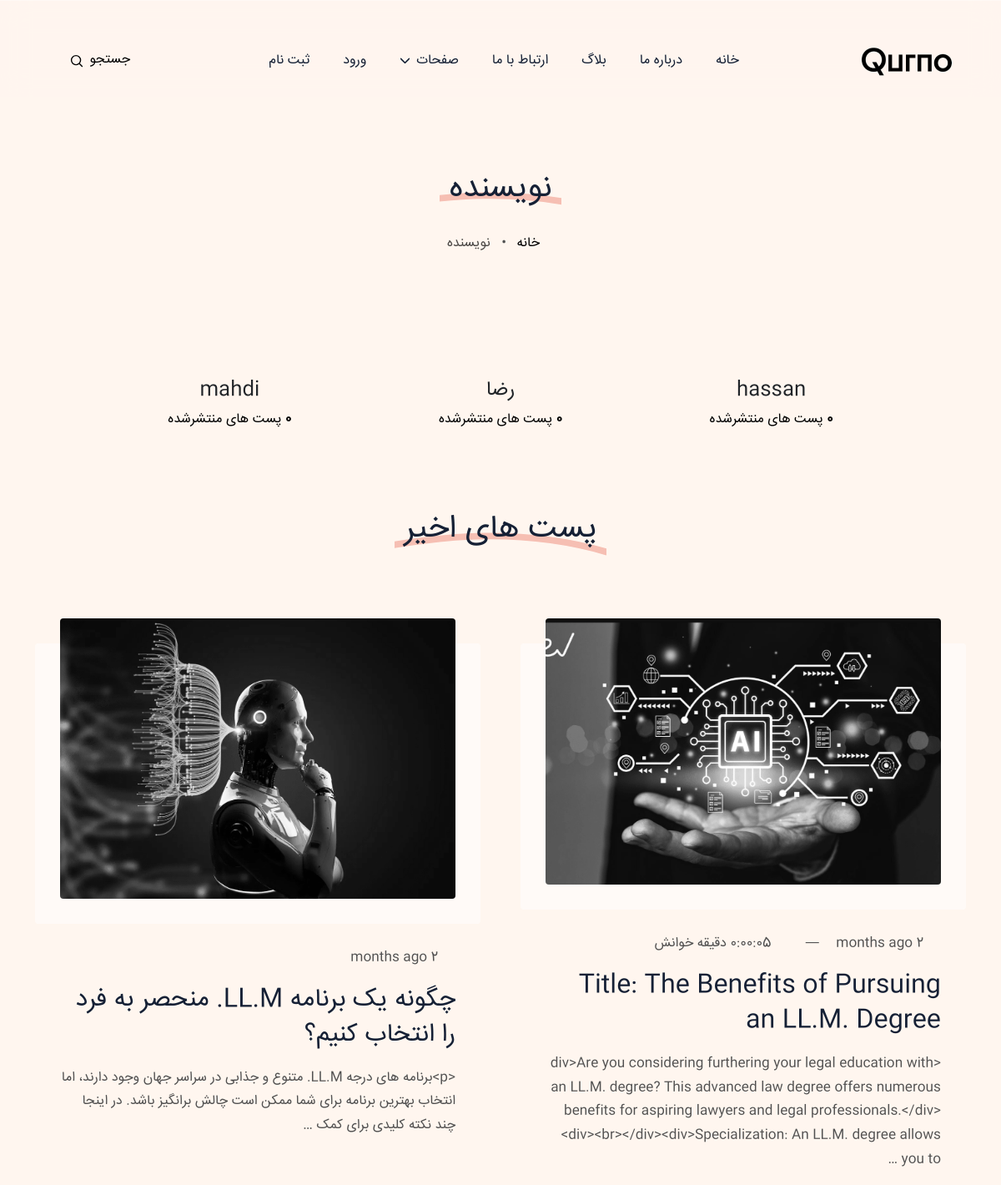
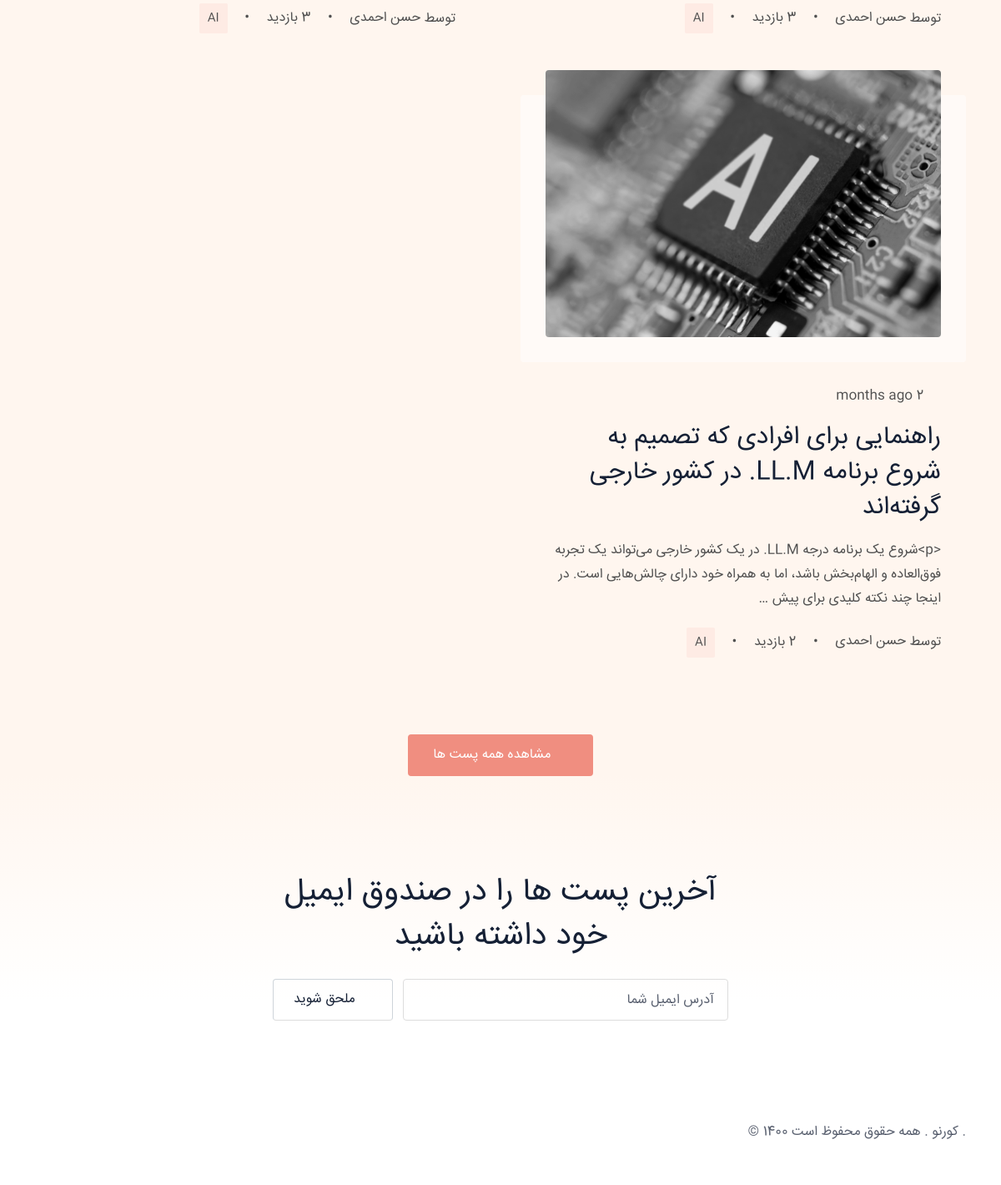
Page /blog/author/ on the committed database (2 pictures, top to bottom).
### blog/models.py (models this page shows, shortened)
class Post(models.Model):
    image = models.ImageField(upload_to="blog/", default="blog/default.jpg")
    title = models.CharField(max_length=255)
    content = models.TextField()
    tags = TaggableManager()
    category = models.ManyToManyField(Category)
    author = models.ForeignKey(User, on_delete=models.SET_NULL, null=True)
    counted_view = models.IntegerField(default=0)
    login_required = models.BooleanField(default=False)
    is_published = models.BooleanField(default=False)
    created_at = models.DateTimeField(auto_now_add=True)
    updated_at = models.DateTimeField(auto_now=True)
    published_date = models.DateTimeField(null=True, blank=True)
    read_duration_minutes = models.DurationField(null=True, blank=True)
    class Meta:
        ordering = ["-created_at"]

class Category(models.Model):
    name = models.CharField(max_length=255)
    def __str__(self):
        return str(self.name)

### blog/views.py (the view)
# urls.py: path("author/", author_view, name="author"),
def author_view(request):
    posts = Post.objects.filter(is_published=True, published_date__lte=timezone.now())
    authors = User.objects.filter(is_staff=False)
    authors_posts = {}
    for author in authors:
        authors_posts[author.username] = posts.filter(
            author__username=author.username
        ).count()
    context = {"authors": authors_posts}
    return render(request, "blog/author.html", context)

### blog/templatetags/blog_tags.py (called while the page is built)
@register.inclusion_tag("blog/parts/search-cat.html")
def search_by_categories():
    posts = Post.objects.filter(is_published=True)
    categories = Category.objects.all()
    counted_categories = []
    for cat in categories:
        count = posts.filter(category=cat).count()
        if count:
            counted_categories.append(cat)
    return {"categories": counted_categories}

@register.inclusion_tag("blog/parts/popular-posts.html")
def latest_posts(count=3):
    latest_posts = Post.objects.filter(is_published=True, published_date__lte=timezone.now()).order_by("published_date")[:count]
    return {"latest_posts": latest_posts}

### templates/blog/author.html (shortened to what this page needs)
{% extends 'base.html' %}
{% load static %}
{% load blog_tags%}
{% block navbar %}
<section class="page-header section-sm">
  <div class="container">
    <div class="row">
      <div class="col-lg-12 text-center">
        <h1 class="section-title h2 mb-3">
          <span>نویسنده</span>
        </h1>
        <ul class="list-inline breadcrumb-menu mb-3">
          <li class="list-inline-item"><a href="index.html"><i class="ti ti-home"></i>  <span>خانه</span></a></li>
          <li class="list-inline-item">• &nbsp; <a href="author.html"><span>نویسنده</span></a></li>
        </ul>
      </div>
    </div>
  </div>
</section>
{% endblock %}
{% block content %}
<section class="section-sm pt-0 mt-3">
  <div class="container">
    <div class="row">
      <div class="col-lg-10 mx-auto">
        <div class="row gx-4 gy-5 gx-md-5 justify-content-center text-center">
          {% for author, posts_count in authors.items %}
          <div class="col-md-4 col-sm-6">
            <a class="d-inline-block is-hoverable" href="{% url 'blog:author' author_username=author %}">
              <h4 class="text-dark mt-4 mb-1"> {{ author }}</h4>
              <p class="mb-0"><span class="fw-bold text-black">{{ posts_count }}</span> پست های منتشرشده </p>
            </a>
          </div>
          {% endfor %}
        </div>
      </div>
    </div>
  </div>
</section>
  {% latest_posts 6 %}
{% endblock %}

### templates/blog/parts/popular-posts.html
{% load humanize %}
{% load static %}
  <section>
    <div class="container">
      <div class="row">
        <div class="col-12 text-center">
          <h2 class="section-title"><span>پست های اخیر</span></h2>
        </div>
      </div>
      <div class="row gy-5 gx-4 g-xl-5">
        {% for post in latest_posts %}
            <div class="col-lg-6">
                <article class="card post-card h-100 border-0 bg-transparent">
            <div class="card-body">
            <a class="d-block" href="{% url 'blog:single' pid=post.id %}" title={{ post.title }}>
            <div class="post-image position-relative">
            <img class="w-100 h-auto rounded" src={{ post.image.url }} alt={{ post.title }} width="970" height="auto" />
            </div>
        </a>
        <ul class="card-meta list-inline mb-3">
            <li class="list-inline-item mt-2">
            <i class="ti ti-calendar-event"></i>
            <span>{{ post.published_date | naturaltime }}</span>
            </li>
            {% if post.read_duration_minutes %}
            <li class="list-inline-item mt-2">—</li>
            <li class="list-inline-item mt-2">
                <i class="ti ti-clock"></i>
                <span>{{ post.read_duration_minutes }} دقیقه خوانش</span>
            </li>
            {% endif %}
        </ul>
        <a class="d-block" href="{% url 'blog:single' pid=post.id %}" title={{ post.title }}><h3 class="mb-3 post-title">{{ post.title }}</h3></a>
        <p>{{ post.content | truncatewords:30 | linebreaks | safe }}</p>
        </div>
        <div class="card-footer border-top-0 bg-transparent p-0">
        <ul class="card-meta list-inline">
            <li class="list-inline-item mt-2">
            <a href="{% url 'blog:author' author_username=post.author.username %}" class="card-meta-author" title="خواندن پست نوشته شده توسط - {{ post.author }}">
                    توسط
                    <span>{{ post.author.get_full_name }}</span>
            </a>
            </li>
            <li class="list-inline-item mt-2">•</li>
            <li class="list-inline-item mt-2"> {{ post.counted_view }} بازدید</li>
            <li class="list-inline-item mt-2">•</li>
            <li class="list-inline-item mt-2">
            <ul class="card-meta-tag list-inline">
                {% for category in post.category.all %}
                <li class="list-inline-item small"><a href="{% url 'blog:category' cat_name=category.name %}">{{ category.name }}</a></li>
                {% endfor %}
            </ul>
            </li>
        </ul>
        </div>
        </article>
    </div>
    {% endfor %}
        <div class="col-12 text-center">
          <a class="btn btn-primary mt-5" href="{% url 'blog:index' %}" aria-label="View all posts">
            <i class="ti ti-new-section ms-2"></i>مشاهده همه پست ها
          </a>
        </div>
      </div>
    </div>
  </section>

### statics/assets/css/style.css (style rules this page uses)
.h1, h1 { font-size: 64px }
@media (max-width:1399px) { .h1, h1 { font-size: 52px } }
.h2, h2 { font-size: 38px }
.h3, h3 { font-size: 30px }
.h4, h4 { font-size: 24px }
.h1, .h2, .h3, .h4, .h5, .h6, h1, h2, h3, h4, h5, h6 { line-height: 1.4; font-family: iransans, serif; color: #152035 }
a { color: #000; transition: all .3s; text-decoration: none }
li, ul { padding: 0; margin: 0; list-style-position: inside }
body { color: #505050; background-color: #fff6ef; font-family: iransans, sans-serif; font-size: 16px; line-height: 1.65; direction: rtl; text-align: right; }
p { line-height: 1.8 }
.section-sm { padding: 90px 0 }
.section-title { position: relative; margin-bottom: 80px }
.section-title span { background-size: 260px; background-repeat: no-repeat; background-position: bottom; padding: 0 12px }
.btn { padding: 11px 28px; color: #fff; border: 0; transition: .2s ease-out; position: relative; z-index: 1; overflow: hidden }
.btn.btn-primary { background-color: #f08e80 !important; border: 2px solid #f08e80 }
.btn i { transform: translateY(1px); display: inline-block }
.breadcrumb-menu { display: inline-block; margin-top: 10px }
.breadcrumb-menu li:last-child a { opacity: .7; pointer-events: none }
.btn, .card-meta .card-meta-author img, .card.post-card .post-image::before, .content blockquote, .content img, .content pre, .disqus-comment .block, .form-control, .newsletter-block .input-group-text, .post-meta-tag a, .rounded, .search-results::-webkit-scrollbar-thumb, .search-results::-webkit-scrollbar-track, .search-toggle, .social-share li, footer .icon-box a, header .dropdown-item, header .nav-item .nav-link { border-radius: 4px !important }
.text-dark { color: #152035 }
.card.post-card { padding: 0 30px }
.card.post-card .card-body { padding: 0 }
.card.post-card .post-image { z-index: 1; margin-bottom: 50px }
.card.post-card .post-image img { transition: .3s; filter: grayscale(1) }
.card.post-card .post-image::before { content: ""; position: absolute; bottom: -30px; left: -30px; width: calc(100% + 60px); height: 100%; background-color: rgba(255, 255, 255, .5); z-index: -1; pointer-events: none; transition: .3s }
.post-title { color: #152035; transition: .3s }
.card-meta>li { vertical-align: middle; display: inline-flex; }
.card-meta>li i { font-size: 20px; vertical-align: bottom; margin: 0 0px 0 5px; }
.card-meta a { color: #505050 }
.card-meta .list-inline-item:not(:last-child) { margin-left: 1rem; flex-direction: row; display: inline-flex; }
.card-meta .card-meta-author { display: inline-block }
.card-meta .card-meta-author span { transition: .2s }
.card-meta .card-meta-author span { vertical-align: middle }
.card-meta .card-meta-tag a { background-color: rgba(240, 142, 128, .1); color: #505050; padding: 6px 10px; border-radius: 2px; transition: .15s }

### rows in the picture
Post: image (picture), published_date "2 months ago", read_duration_minutes "0:00:05", title "Title: The Benefits of Pursuing an LL.M. Degree", content "<div>Are you considering furthering your legal education with an LL.M. degree? This advanced law degree offers numerous benefits for aspiring lawyers and legal professionals.</div><div><br></div><div>Specialization: An LL.M. degree allows you to …", author.get_full_name "حسن احمدی", counted_view "3"
Category: name "AI"
Post: image (picture), published_date "2 months ago", title "چگونه یک برنامه LL.M. منحصر به فرد را انتخاب کنیم؟", content "<p>برنامه های درجه LL.M. متنوع و جذابی در سراسر جهان وجود دارند، اما انتخاب بهترین برنامه برای شما ممکن است چالش برانگیز باشد. در اینجا چند نکته کلیدی برای کمک …", author.get_full_name "حسن احمدی", counted_view "3"
Post: image (picture), published_date "2 months ago", title "راهنمایی برای افرادی که تصمیم به شروع برنامه LL.M. در کشور خارجی گرفته‌اند", content "<p>شروع یک برنامه درجه LL.M. در یک کشور خارجی می‌تواند یک تجربه فوق‌العاده و الهام‌بخش باشد، اما به همراه خود دارای چالش‌هایی است. در اینجا چند نکته کلیدی برای پیش …", author.get_full_name "حسن احمدی"

### other values in the picture
{{ author }} "hassan" "رضا" "mahdi"
{{ posts_count }} "0" "0" "0"
